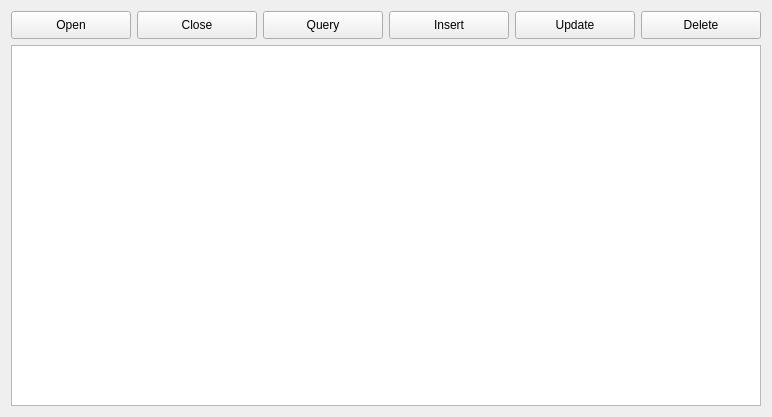
<?xml version="1.0" encoding="UTF-8"?>
<ui version="4.0">
 <class>Widget</class>
 <widget class="QWidget" name="Widget">
  <property name="geometry">
   <rect>
    <x>0</x>
    <y>0</y>
    <width>762</width>
    <height>417</height>
   </rect>
  </property>
  <property name="windowTitle">
   <string>Widget</string>
  </property>
  <layout class="QVBoxLayout" name="verticalLayout">
   <item>
    <layout class="QHBoxLayout" name="horizontalLayout">
     <item>
      <widget class="QPushButton" name="pushButton_Open">
       <property name="minimumSize">
        <size>
         <width>120</width>
         <height>28</height>
        </size>
       </property>
       <property name="text">
        <string>Open</string>
       </property>
      </widget>
     </item>
     <item>
      <widget class="QPushButton" name="pushButton_Close">
       <property name="minimumSize">
        <size>
         <width>120</width>
         <height>28</height>
        </size>
       </property>
       <property name="text">
        <string>Close</string>
       </property>
      </widget>
     </item>
     <item>
      <widget class="QPushButton" name="pushButton_Query">
       <property name="minimumSize">
        <size>
         <width>120</width>
         <height>28</height>
        </size>
       </property>
       <property name="text">
        <string>Query</string>
       </property>
      </widget>
     </item>
     <item>
      <widget class="QPushButton" name="pushButton_Insert">
       <property name="minimumSize">
        <size>
         <width>120</width>
         <height>28</height>
        </size>
       </property>
       <property name="text">
        <string>Insert</string>
       </property>
      </widget>
     </item>
     <item>
      <widget class="QPushButton" name="pushButton_Update">
       <property name="minimumSize">
        <size>
         <width>120</width>
         <height>28</height>
        </size>
       </property>
       <property name="text">
        <string>Update</string>
       </property>
      </widget>
     </item>
     <item>
      <widget class="QPushButton" name="pushButton_Delete">
       <property name="minimumSize">
        <size>
         <width>120</width>
         <height>28</height>
        </size>
       </property>
       <property name="text">
        <string>Delete</string>
       </property>
      </widget>
     </item>
    </layout>
   </item>
   <item>
    <widget class="QPlainTextEdit" name="plainTextEdit">
     <property name="readOnly">
      <bool>true</bool>
     </property>
    </widget>
   </item>
  </layout>
 </widget>
 <resources/>
 <connections/>
</ui>
